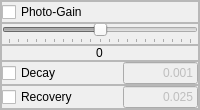
                        <widget class="QFrame" name="Spikeling_PR_frame">
                         <property name="sizePolicy">
                          <sizepolicy hsizetype="Preferred" vsizetype="Expanding">
                           <horstretch>0</horstretch>
                           <verstretch>0</verstretch>
                          </sizepolicy>
                         </property>
                         <property name="frameShape">
                          <enum>QFrame::StyledPanel</enum>
                         </property>
                         <property name="frameShadow">
                          <enum>QFrame::Raised</enum>
                         </property>
                         <layout class="QVBoxLayout" name="verticalLayout_31">
                          <property name="spacing">
                           <number>0</number>
                          </property>
                          <property name="leftMargin">
                           <number>0</number>
                          </property>
                          <property name="topMargin">
                           <number>0</number>
                          </property>
                          <property name="rightMargin">
                           <number>0</number>
                          </property>
                          <property name="bottomMargin">
                           <number>0</number>
                          </property>
                          <item>
                           <widget class="QFrame" name="Spikeling_PR_PhotoGain_checkBox_frame">
                            <property name="frameShape">
                             <enum>QFrame::StyledPanel</enum>
                            </property>
                            <property name="frameShadow">
                             <enum>QFrame::Raised</enum>
                            </property>
                            <layout class="QHBoxLayout" name="horizontalLayout_49">
                             <property name="spacing">
                              <number>0</number>
                             </property>
                             <property name="leftMargin">
                              <number>0</number>
                             </property>
                             <property name="topMargin">
                              <number>0</number>
                             </property>
                             <property name="rightMargin">
                              <number>0</number>
                             </property>
                             <property name="bottomMargin">
                              <number>0</number>
                             </property>
                             <item>
                              <widget class="QCheckBox" name="Spikeling_PR_PhotoGain_checkBox">
                               <property name="text">
                                <string>Photo-Gain</string>
                               </property>
                              </widget>
                             </item>
                            </layout>
                           </widget>
                          </item>
                          <item>
                           <widget class="QFrame" name="Spikeling_PR_PhotoGain_slider_frame">
                            <property name="frameShape">
                             <enum>QFrame::StyledPanel</enum>
                            </property>
                            <property name="frameShadow">
                             <enum>QFrame::Raised</enum>
                            </property>
                            <layout class="QHBoxLayout" name="horizontalLayout_48">
                             <property name="spacing">
                              <number>0</number>
                             </property>
                             <property name="leftMargin">
                              <number>0</number>
                             </property>
                             <property name="topMargin">
                              <number>0</number>
                             </property>
                             <property name="rightMargin">
                              <number>0</number>
                             </property>
                             <property name="bottomMargin">
                              <number>0</number>
                             </property>
                             <item>
                              <widget class="QSlider" name="Spikeling_PR_PhotoGain_slider">
                               <property name="enabled">
                                <bool>false</bool>
                               </property>
                               <property name="minimum">
                                <number>-100</number>
                               </property>
                               <property name="maximum">
                                <number>100</number>
                               </property>
                               <property name="singleStep">
                                <number>10</number>
                               </property>
                               <property name="pageStep">
                                <number>25</number>
                               </property>
                               <property name="orientation">
                                <enum>Qt::Horizontal</enum>
                               </property>
                               <property name="tickPosition">
                                <enum>QSlider::TicksBelow</enum>
                               </property>
                              </widget>
                             </item>
                            </layout>
                           </widget>
                          </item>
                          <item alignment="Qt::AlignTop">
                           <widget class="QFrame" name="Spikeling_PR_PhotoGain_zero_frame">
                            <property name="frameShape">
                             <enum>QFrame::StyledPanel</enum>
                            </property>
                            <property name="frameShadow">
                             <enum>QFrame::Raised</enum>
                            </property>
                            <layout class="QHBoxLayout" name="horizontalLayout_82">
                             <property name="spacing">
                              <number>0</number>
                             </property>
                             <property name="leftMargin">
                              <number>0</number>
                             </property>
                             <property name="topMargin">
                              <number>0</number>
                             </property>
                             <property name="rightMargin">
                              <number>0</number>
                             </property>
                             <property name="bottomMargin">
                              <number>0</number>
                             </property>
                             <item alignment="Qt::AlignHCenter">
                              <widget class="QLabel" name="Spikeling_PR_PhotoGain_zero">
                               <property name="text">
                                <string>0</string>
                               </property>
                              </widget>
                             </item>
                            </layout>
                           </widget>
                          </item>
                          <item>
                           <widget class="QFrame" name="Spikeling_PR_Decay_frame">
                            <property name="frameShape">
                             <enum>QFrame::StyledPanel</enum>
                            </property>
                            <property name="frameShadow">
                             <enum>QFrame::Raised</enum>
                            </property>
                            <layout class="QHBoxLayout" name="horizontalLayout_36">
                             <property name="spacing">
                              <number>21</number>
                             </property>
                             <property name="leftMargin">
                              <number>0</number>
                             </property>
                             <property name="topMargin">
                              <number>0</number>
                             </property>
                             <property name="rightMargin">
                              <number>0</number>
                             </property>
                             <property name="bottomMargin">
                              <number>0</number>
                             </property>
                             <item alignment="Qt::AlignLeft">
                              <widget class="QCheckBox" name="Spikeling_PR_Decay_checkBox">
                               <property name="text">
                                <string>Decay</string>
                               </property>
                              </widget>
                             </item>
                             <item>
                              <widget class="QLineEdit" name="Spikeling_PR_Decay_value">
                               <property name="enabled">
                                <bool>false</bool>
                               </property>
                               <property name="sizePolicy">
                                <sizepolicy hsizetype="Expanding" vsizetype="Preferred">
                                 <horstretch>0</horstretch>
                                 <verstretch>0</verstretch>
                                </sizepolicy>
                               </property>
                               <property name="minimumSize">
                                <size>
                                 <width>75</width>
                                 <height>0</height>
                                </size>
                               </property>
                               <property name="maximumSize">
                                <size>
                                 <width>75</width>
                                 <height>16777215</height>
                                </size>
                               </property>
                               <property name="text">
                                <string>0.001</string>
                               </property>
                               <property name="alignment">
                                <set>Qt::AlignRight|Qt::AlignTrailing|Qt::AlignVCenter</set>
                               </property>
                              </widget>
                             </item>
                            </layout>
                           </widget>
                          </item>
                          <item>
                           <widget class="QFrame" name="Spikeling_PR_Recovery_frame">
                            <property name="frameShape">
                             <enum>QFrame::StyledPanel</enum>
                            </property>
                            <property name="frameShadow">
                             <enum>QFrame::Raised</enum>
                            </property>
                            <layout class="QHBoxLayout" name="horizontalLayout_37">
                             <property name="spacing">
                              <number>5</number>
                             </property>
                             <property name="leftMargin">
                              <number>0</number>
                             </property>
                             <property name="topMargin">
                              <number>0</number>
                             </property>
                             <property name="rightMargin">
                              <number>0</number>
                             </property>
                             <property name="bottomMargin">
                              <number>0</number>
                             </property>
                             <item alignment="Qt::AlignLeft">
                              <widget class="QCheckBox" name="Spikeling_PR_Recovery_checkBox">
                               <property name="text">
                                <string>Recovery</string>
                               </property>
                              </widget>
                             </item>
                             <item>
                              <widget class="QLineEdit" name="Spikeling_PR_Recovery_value">
                               <property name="enabled">
                                <bool>false</bool>
                               </property>
                               <property name="sizePolicy">
                                <sizepolicy hsizetype="Expanding" vsizetype="Preferred">
                                 <horstretch>0</horstretch>
                                 <verstretch>0</verstretch>
                                </sizepolicy>
                               </property>
                               <property name="minimumSize">
                                <size>
                                 <width>75</width>
                                 <height>0</height>
                                </size>
                               </property>
                               <property name="maximumSize">
                                <size>
                                 <width>75</width>
                                 <height>16777215</height>
                                </size>
                               </property>
                               <property name="text">
                                <string>0.025</string>
                               </property>
                               <property name="alignment">
                                <set>Qt::AlignRight|Qt::AlignTrailing|Qt::AlignVCenter</set>
                               </property>
                              </widget>
                             </item>
                            </layout>
                           </widget>
                          </item>
                         </layout>
                        </widget>
